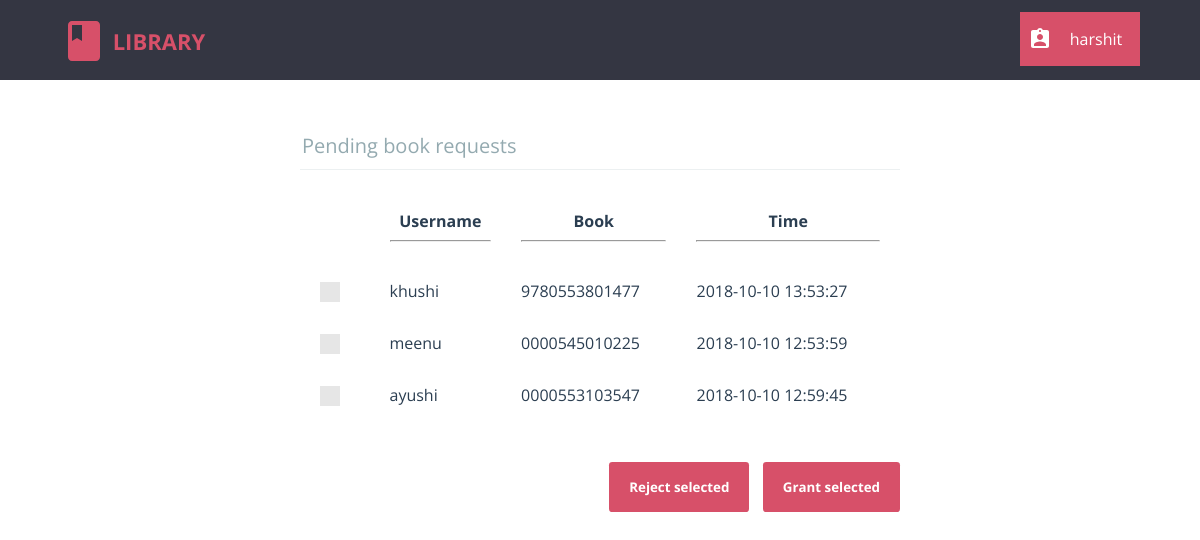
Screenshot of /librarian/pending_book_requests.php (signed in) with the database file from the repository.
### tables this page shows
CREATE TABLE `pending_book_requests` (
  `request_id` int(11) NOT NULL,
  `member` varchar(20) NOT NULL,
  `book_isbn` varchar(13) NOT NULL,
  `time` timestamp NOT NULL DEFAULT CURRENT_TIMESTAMP
);

### src/librarian/pending_book_requests.php (the view, shortened to what this page needs)
<?php
	require "../db_connect.php";
	require "header_librarian.php";
?>
<html>
	<head>
		<link rel="stylesheet" type="text/css" href="../css/global_styles.css">
		<link rel="stylesheet" type="text/css" href="../css/custom_checkbox_style.css">
		<link rel="stylesheet" type="text/css" href="css/pending_book_requests_style.css">
	</head>
	<body>
		<?php
			$query = $con->prepare("SELECT * FROM pending_book_requests;");
			$query->execute();
			$result = $query->get_result();;
			$rows = mysqli_num_rows($result);
			if($rows == 0)
				echo "<h2 align='center'>No requests pending</h2>";
			else
			{
				echo "<form class='cd-form' method='POST' action='#'>";
				echo "<legend>Pending book requests</legend>";
				echo "<table width='100%' cellpadding=10 cellspacing=10>
						<tr>
							<th></th>
							<th>Username<hr></th>
							<th>Book<hr></th>
							<th>Time<hr></th>
						</tr>";
				for($i=0; $i<$rows; $i++)
				{
					$row = mysqli_fetch_array($result);
					echo "<tr>";
					echo "<td>
							<label class='control control--checkbox'>
								<input type='checkbox' name='cb_".$i."' value='".$row[0]."' />
								<div class='control__indicator'></div>
							</label>
						</td>";
					for($j=1; $j<4; $j++)
						echo "<td>".$row[$j]."</td>";
					echo "</tr>";
				}
				echo "</table>";
				echo "<br /><br /><div style='float: right;'>";
				echo "<input type='submit' value='Reject selected' name='l_reject' />&nbsp;&nbsp;&nbsp;&nbsp;";
				echo "<input type='submit' value='Grant selected' name='l_grant'/>";
				echo "</div>";
				echo "</form>";
			}

### src/librarian/header_librarian.php (shortened to what this page needs)
<html>
	<head>
		<link rel="stylesheet" type="text/css" href="css/header_librarian_style.css" />
	</head>
	<body>
		<header>
			<div id="cd-logo">
				<a href="../">
					<img src="img/ic_logo.svg" alt="Logo" />
					<p>LIBRARY</p>
				</a>
			</div>
			<div class="dropdown">
				<button class="dropbtn">
					<p id="librarian-name"><?php echo $_SESSION['username'] ?></p>
				</button>
			</div>
		</header>
	</body>
</html>

### src/librarian/css/header_librarian_style.css (style rules this page uses)
html * { -webkit-font-smoothing: antialiased; -moz-osx-font-smoothing: grayscale; }
*, *:after, *:before { -webkit-box-sizing: border-box; -moz-box-sizing: border-box; box-sizing: border-box; }
body { font-size: 100%; font-family: "Open Sans", sans-serif; background-color: white; margin: 0; }
img { max-width: 100%; }
header { position: relative; height: 50px; background: #343642; }
header #cd-logo { float: left; margin: 0 0 0 5%; -webkit-transform-origin: 0 50%; -moz-transform-origin: 0 50%; -ms-transform-origin: 0 50%; -o-transform-origin: 0 50%; transform-origin: 0 50%; -webkit-transform: scale(0.8); -moz-transform: scale(0.8); -ms-transform: scale(0.8); -o-transform: scale(0.8); transform: scale(0.8); }
header #cd-logo img , header #cd-logo p { display: inline-block; vertical-align: middle; }
header #cd-logo p { font-size: 2.2rem !important; color: #d75069; font-weight: bold; font-size: 1.4rem; }
header::after { content: ''; display: table; clear: both; }
header a { text-decoration: none; }
@media only screen and (min-width: 768px) { header { height: 80px; } }
@media only screen and (min-width: 768px) { header #cd-logo { margin: 4px 0 0 5%; -webkit-transform: scale(1); -moz-transform: scale(1); -ms-transform: scale(1); -o-transform: scale(1); transform: scale(1); } }
.dropbtn { background: url("../img/ic_librarian.svg") no-repeat 8px center; background-color: #d75069; margin-top: 10%; color: white; min-width: 120px; padding: 0 8px 0 8px; font-size: 16px; font-family: "Open Sans", sans-serif; border: none; cursor: pointer; }
#librarian-name { margin-left: 32px; }
.dropdown { position: relative; display: inline-block; float: right; margin-right: 5%; }

### src/css/global_styles.css (style rules this page uses)
*, *::after, *::before { -webkit-box-sizing: border-box; -moz-box-sizing: border-box; box-sizing: border-box; }
html { font-size: 62.5%; }
body { font-size: 1.8rem; font-family: "Open Sans", sans-serif; color: #2b3e51; background-color: #ffffff; }

### src/css/custom_checkbox_style.css (style rules this page uses)
.control { font-size: 18px; position: relative; display: block; margin-bottom: 15px; padding-left: 30px; cursor: pointer; }
.control__indicator { position: absolute; top: -2px; left: 0; width: 20px; height: 20px; background: #e6e6e6; }
.control__indicator:after { position: absolute; display: none; content: ''; }
.control--checkbox .control__indicator:after { top: 4px; left: 8px; width: 5px; height: 10px; transform: rotate(45deg); border: solid #fff; border-width: 0 2px 2px 0; }

### src/librarian/css/pending_book_requests_style.css (style rules this page uses)
.cd-form { width: 90%; max-width: 600px; margin: 4em auto; font-size: 1.3rem; color: #94aab0; margin-bottom: 10px; display: block; }
.cd-form::after { clear: both; content: ""; display: table; }
.cd-form legend { padding-bottom: 10px; margin-bottom: 20px; font-size: 2rem; border-bottom: 1px solid #ecf0f1; }
.cd-form legend { display: block; width: 100%; -webkit-appearance: none; -moz-appearance: none; -ms-appearance: none; -o-appearance: none; appearance: none; }
.cd-form input[type="submit"] { border: none; background: #d75069; border-radius: .25em; padding: 16px 20px; color: #ffffff; font-weight: bold; font-family: "Open Sans", sans-serif; cursor: pointer; -webkit-font-smoothing: antialiased; -moz-osx-font-smoothing: grayscale; -webkit-appearance: none; -moz-appearance: none; -ms-appearance: none; -o-appearance: none; appearance: none; }

### rows the page displays
pending_book_requests: member "khushi", book_isbn "9780553801477", time "2018-10-10 13:53:27"
pending_book_requests: member "meenu", book_isbn "0000545010225", time "2018-10-10 12:53:59"
pending_book_requests: member "ayushi", book_isbn "0000553103547", time "2018-10-10 12:59:45"

### other values shown
$_SESSION['username'] "harshit"
